Frame 1 (no input): blank canvas, image omitted
Frame 60 (the mouse pressed at the canvas centre just before this capture): blank canvas, image omitted
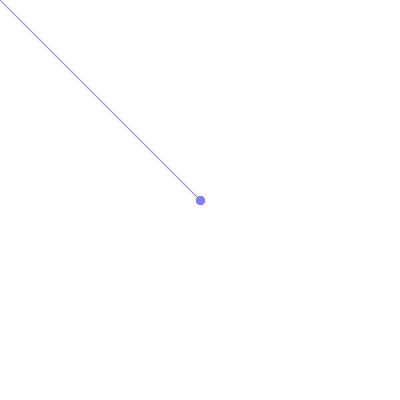
Frame 120 (the mouse held since frame 60 and released just before this capture)

The Processing sketch whose frames 1 and 60 were blank and that drew this single picture after the mouse press (run headless with seeded random() and noise(); from frame 60 on, the mouse is pressed at the canvas centre):

// Processing sketch: processing_180945
// ── processing_180945.pde



void setup() {
  size(400,400);
  background(255);
  smooth();
}

void draw() {
 
   if (mousePressed == true) { 
          strokeWeight(map(pmouseX,0,400,1,16));
          //syntax for stroke(R,G,B, Alpha);
          stroke(map(mouseY,0,400,0,256),map(mouseX,0,400,0,256),256, 256);
          line(pmouseX, pmouseY, mouseX, mouseY);
   }

}

//do this when the mouse is pressed
void mousePressed() {
  strokeWeight(3);
  noFill();
  stroke(225,0 ,25);
  rectMode(CENTER);
  rect(mouseX, mouseY, 25, 25);
}

void mouseReleased() {
  strokeWeight(3);
  noFill();
  stroke(225,0 ,25);
  ellipse(mouseX, mouseY, 25, 25);
  
}


//do this when the key is pressed
void keyPressed() {
  background(255);
}
